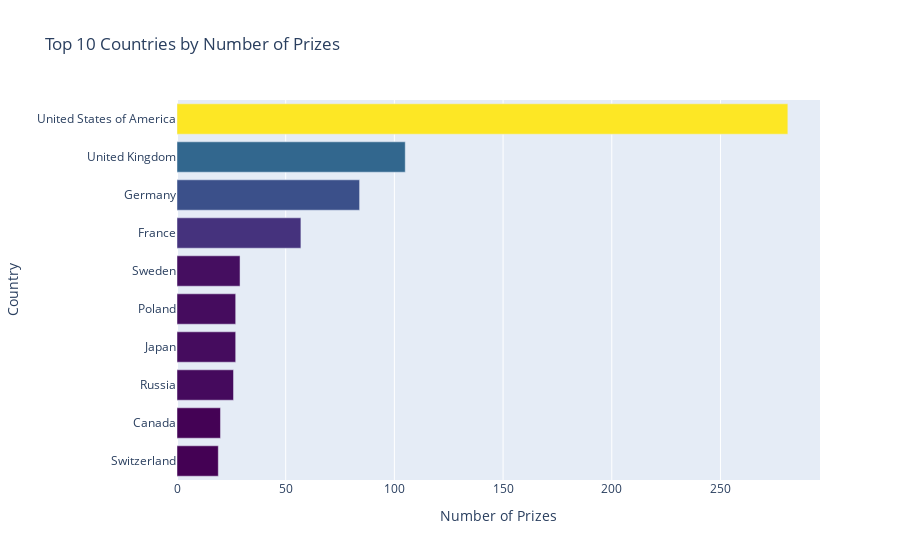

Notebook source saved alongside this figure:
### Code cell
# countries with the most nobel prize
top_countries = df_data.groupby(['birth_country_current'], 
                                  as_index=False).agg({'prize': pd.Series.count})

top_countries.sort_values(by='prize', inplace=True)
top20_countries = top_countries[-10:]

plt.figure(figsize=(16,8), dpi=200)
h_bar = px.bar(x=top20_countries.prize,
               y=top20_countries.birth_country_current,
               orientation='h',
               color=top20_countries.prize,
               color_continuous_scale='Viridis',
               title='Top 10 Countries by Number of Prizes')
h_bar.update_layout(xaxis_title='Number of Prizes', 
                    yaxis_title='Country',
                    coloraxis_showscale=False)
h_bar.show()

### Figure 1 — Plotly figure (JSON) as saved in the notebook; plotly's stock layout.template omitted (floating-point values rounded to 4 significant figures)
{"data": [{"alignmentgroup": "True", "hovertemplate": "x=%{x}<br>y=%{y}<br>color=%{marker.color}<extra></extra>", "legendgroup": "", "marker": {"color": [19, 20, 26, 27, 27, 29, 57, 84, 105, 281], "coloraxis": "coloraxis", "pattern": {"shape": ""}}, "name": "", "offsetgroup": "", "orientation": "h", "showlegend": false, "textposition": "auto", "type": "bar", "x": [19, 20, 26, 27, 27, 29, 57, 84, 105, 281], "xaxis": "x", "y": ["Switzerland", "Canada", "Russia", "Japan", "Poland", "Sweden", "France", "Germany", "United Kingdom", "United States of America"], "yaxis": "y"}], "layout": {"autosize": true, "barmode": "relative", "coloraxis": {"colorbar": {"title": {"text": "color"}}, "colorscale": [[0, "#440154"], [0.1111, "#482878"], [0.2222, "#3e4989"], [0.3333, "#31688e"], [0.4444, "#26828e"], [0.5556, "#1f9e89"], [0.6667, "#35b779"], [0.7778, "#6ece58"], [0.8889, "#b5de2b"], [1, "#fde725"]], "showscale": false}, "legend": {"tracegroupgap": 0}, "title": {"text": "Top 10 Countries by Number of Prizes"}, "xaxis": {"anchor": "y", "autorange": true, "domain": [0, 1], "range": [0, 295.8], "title": {"text": "Number of Prizes"}, "type": "linear"}, "yaxis": {"anchor": "x", "autorange": true, "domain": [0, 1], "range": [-0.5, 9.5], "title": {"text": "Country"}, "type": "category"}}}
